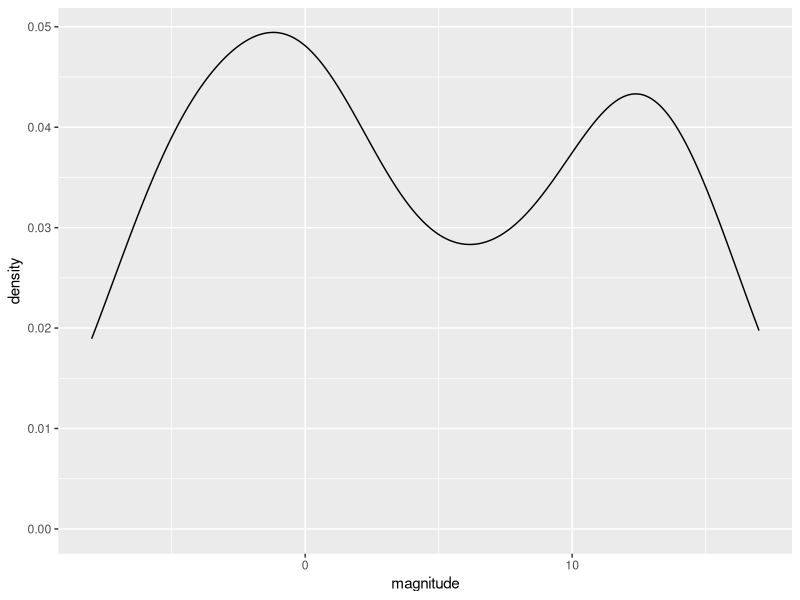
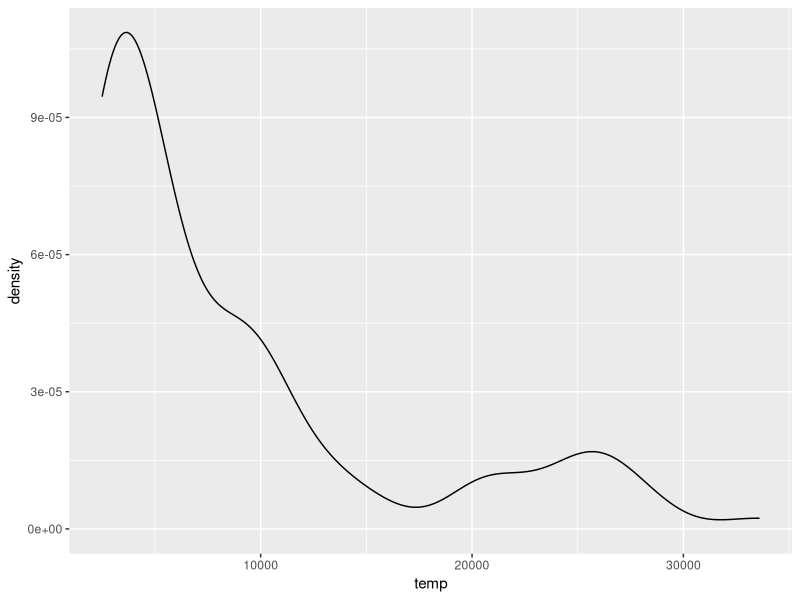
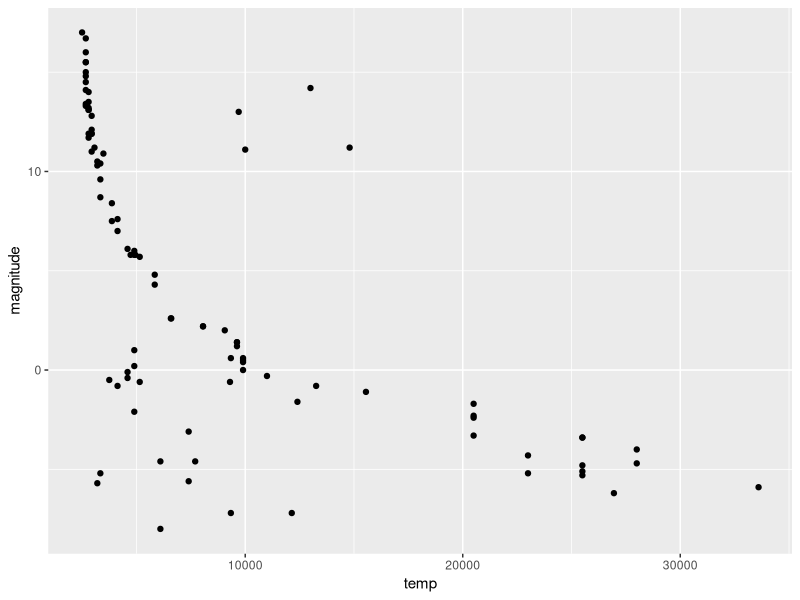
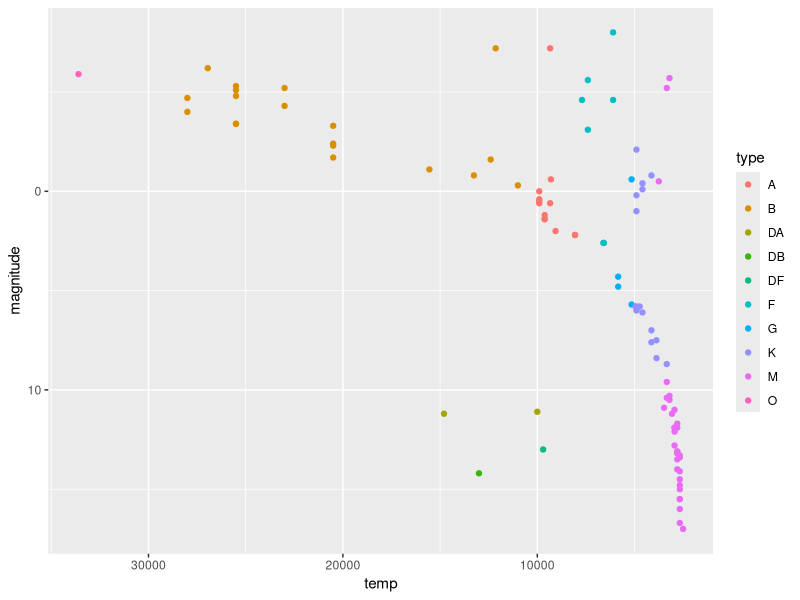
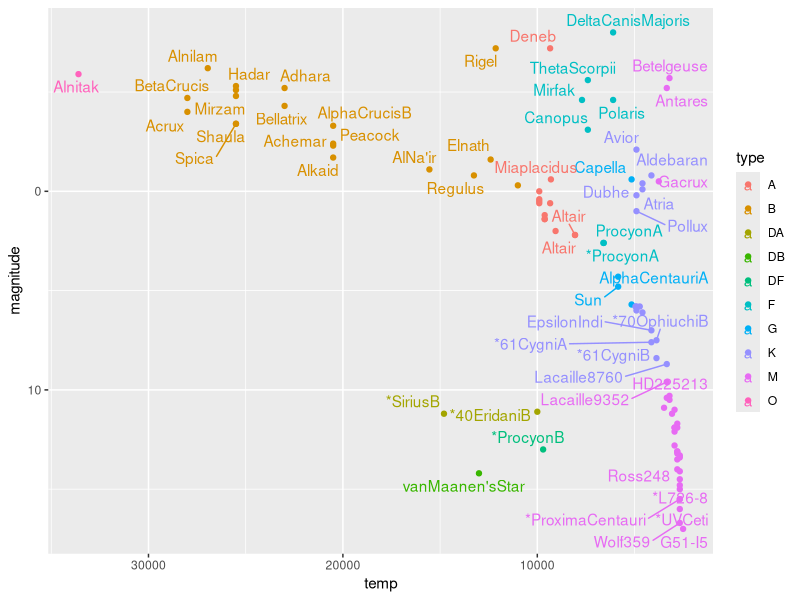
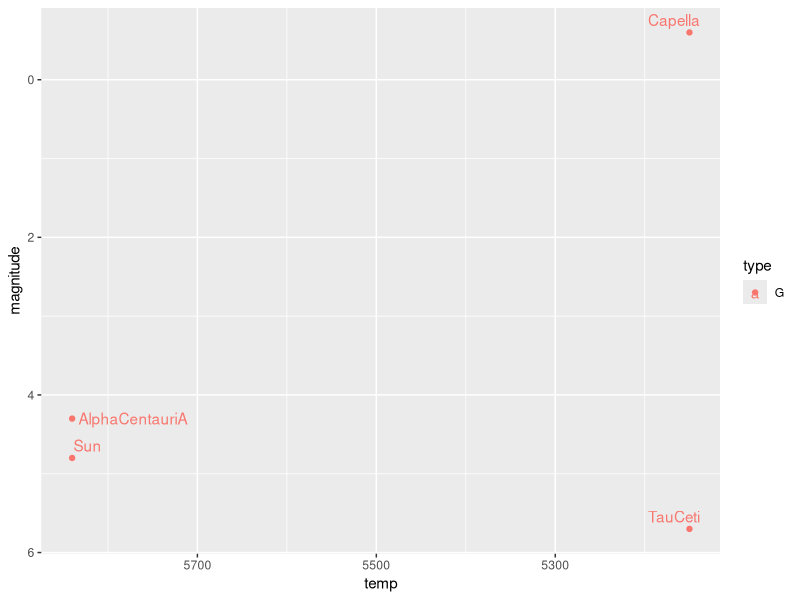

The R source for these figures, in order:
#config
library(tidyverse)
library(dslabs)
library(ggrepel)
data(stars)
options(digits = 3)

names(stars)
head(stars)

#Question 1 - Magnitude Mean & SD
mean(stars$magnitude)
sd(stars$magnitude)

#Question 2 - Magnitude Density Plot
stars %>%
    ggplot(aes(magnitude)) +
    geom_density()

#Question 3 - Temperature Distribution
stars %>%
    ggplot(aes(temp)) +
    geom_density()

#Question 4 - Temperature & Magnitude Scatter
stars %>%
    ggplot(aes(temp, magnitude)) +
    geom_point()

#Question 5 - transform the plot to astronomical standards, lower magnitudes are on top
stars %>%
    filter(!is.na(magnitude)) %>%
    ggplot(aes(temp, magnitude, col = type)) +
    geom_point() +
    scale_y_reverse(name="magnitude") +
    scale_x_log10() +
    scale_x_reverse(name="temp")

#Question 6 - Look for stars that are of higher temp and higher magnitude, how many?
#Answer - 4 White Dwarves

#Question 7 - Look for stars that are of lower temp and lower magnitude, Avg temp?
#Answer - 5000K these are Red Giants

#Question 8 - Find the following:
    # least luminous star with temp greater than 5000 - White Dwarf: van Maanen's Star
    # the 2 stars with lowest temperaturs and highest luminosity - Supergiants: Betelgeuse & Antares
    # classification of the sun - Main Sequence Star
stars %>%
    filter(!is.na(magnitude)) %>%
    ggplot(aes(temp, magnitude, label = star, col = type)) +
    geom_point() +
    geom_text_repel() +
    scale_y_reverse(name="magnitude") +
    scale_x_log10() +
    scale_x_reverse(name="temp")

#Question 9 - Classifying the stars by colour
stars %>%
    filter(type == "G") %>%
    ggplot(aes(temp, magnitude, label = star, col = type)) +
    geom_point() +
    geom_text_repel() +
    scale_y_reverse(name="magnitude") +
    scale_x_log10() +
    scale_x_reverse(name="temp")
